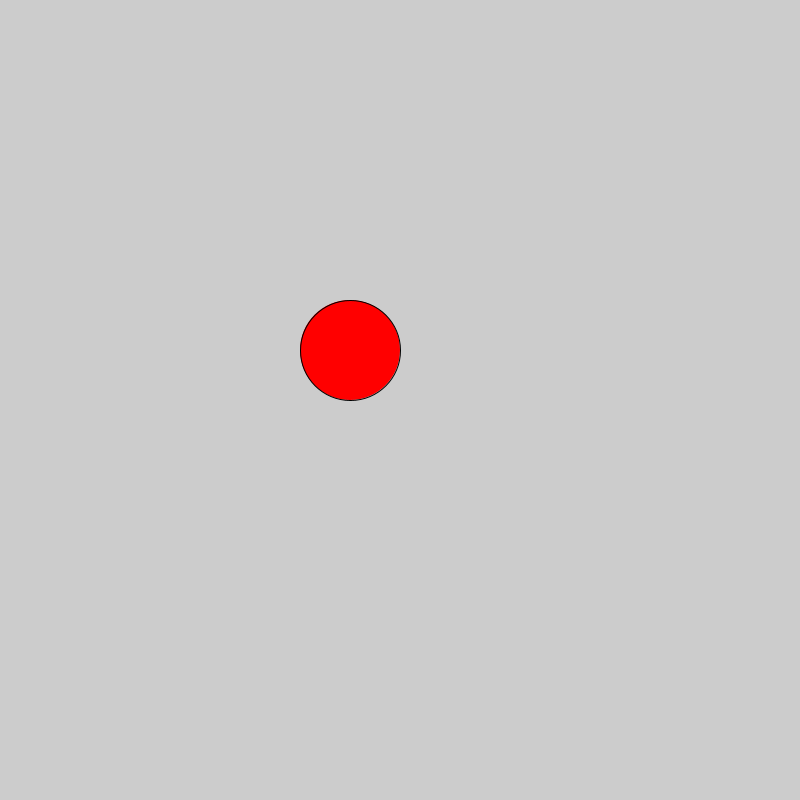
Frame 1 (no input)
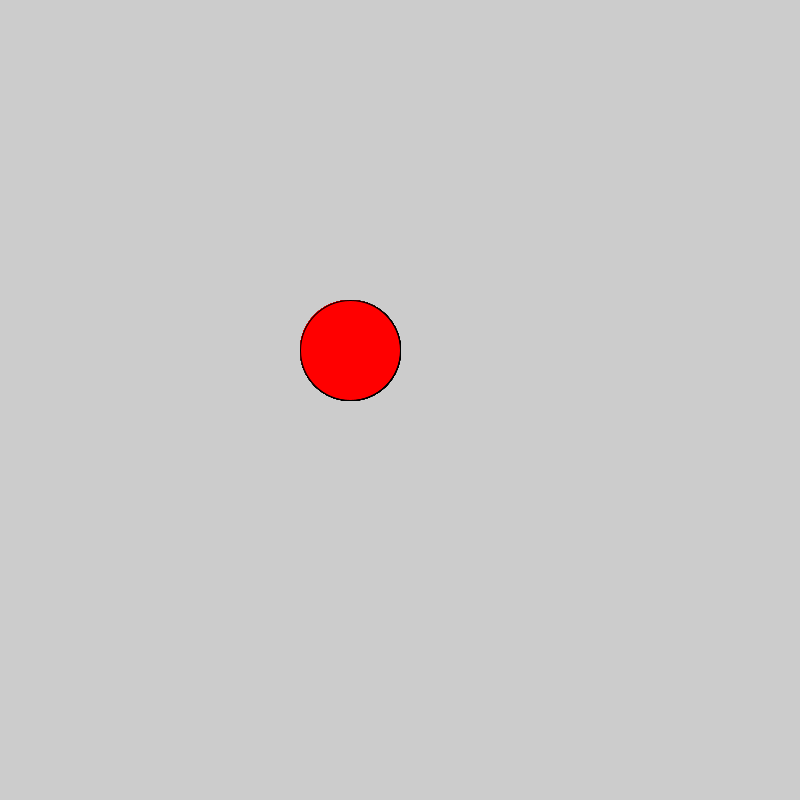
Frame 60 (the mouse pressed at the canvas centre just before this capture)
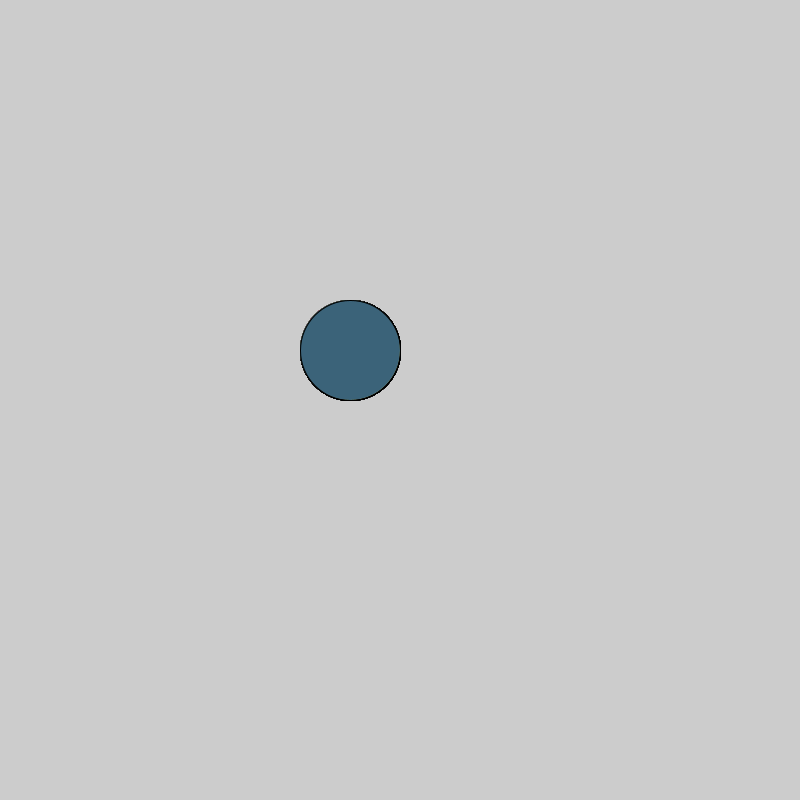
Frame 120 (the mouse held since frame 60 and released just before this capture)

The Processing sketch that drew these frames (run headless with seeded random() and noise(); from frame 60 on, the mouse is pressed at the canvas centre):

// Processing sketch: more_colours
// ── more_colours.pde
void setup() {
  size(800, 800);
}

void draw() {
  int rand = (int)random(256);
  int rand2 = (int) random(256);
  int rand3 = (int) random(256);
  
  
   //2. make it a nice color
   fill (255, 0, 0);

   //3. if the mouse is pressed, fill the circle with a different color    
   if(mousePressed) {
    fill (rand, rand2, rand3);
  }

   //1. draw an ellipse
   ellipse (350, 350, 100, 100);
}
